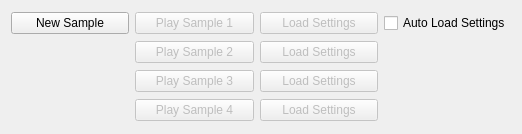
    <widget class="QWidget" name="gridLayoutWidget_3">
     <property name="geometry">
      <rect>
       <x>100</x>
       <y>809</y>
       <width>522</width>
       <height>134</height>
      </rect>
     </property>
     <layout class="QGridLayout" name="sampleLayout">
      <item row="1" column="2">
       <widget class="QPushButton" name="loadSample2Button">
        <property name="enabled">
         <bool>false</bool>
        </property>
        <property name="text">
         <string>Load Settings</string>
        </property>
       </widget>
      </item>
      <item row="1" column="1">
       <widget class="QPushButton" name="playSample2Button">
        <property name="enabled">
         <bool>false</bool>
        </property>
        <property name="text">
         <string>Play Sample 2</string>
        </property>
       </widget>
      </item>
      <item row="0" column="0">
       <widget class="QPushButton" name="playSampleButton">
        <property name="text">
         <string>New Sample</string>
        </property>
       </widget>
      </item>
      <item row="3" column="2">
       <widget class="QPushButton" name="loadSample4Button">
        <property name="enabled">
         <bool>false</bool>
        </property>
        <property name="text">
         <string>Load Settings</string>
        </property>
       </widget>
      </item>
      <item row="0" column="1">
       <widget class="QPushButton" name="playSample1Button">
        <property name="enabled">
         <bool>false</bool>
        </property>
        <property name="text">
         <string>Play Sample 1</string>
        </property>
       </widget>
      </item>
      <item row="3" column="1">
       <widget class="QPushButton" name="playSample4Button">
        <property name="enabled">
         <bool>false</bool>
        </property>
        <property name="text">
         <string>Play Sample 4</string>
        </property>
       </widget>
      </item>
      <item row="2" column="2">
       <widget class="QPushButton" name="loadSample3Button">
        <property name="enabled">
         <bool>false</bool>
        </property>
        <property name="text">
         <string>Load Settings</string>
        </property>
       </widget>
      </item>
      <item row="0" column="2">
       <widget class="QPushButton" name="loadSample1Button">
        <property name="enabled">
         <bool>false</bool>
        </property>
        <property name="text">
         <string>Load Settings</string>
        </property>
       </widget>
      </item>
      <item row="2" column="1">
       <widget class="QPushButton" name="playSample3Button">
        <property name="enabled">
         <bool>false</bool>
        </property>
        <property name="text">
         <string>Play Sample 3</string>
        </property>
       </widget>
      </item>
      <item row="0" column="3">
       <widget class="QCheckBox" name="autoLoadSettingsCheckBox">
        <property name="text">
         <string>Auto Load Settings</string>
        </property>
       </widget>
      </item>
     </layout>
    </widget>
